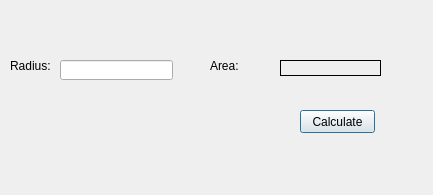
<?xml version="1.0" encoding="UTF-8"?>
<ui version="4.0">
 <class>Dialog</class>
 <widget class="QDialog" name="Dialog">
  <property name="geometry">
   <rect>
    <x>0</x>
    <y>0</y>
    <width>433</width>
    <height>195</height>
   </rect>
  </property>
  <property name="windowTitle">
   <string>Dialog</string>
  </property>
  <widget class="QPushButton" name="pushButton">
   <property name="geometry">
    <rect>
     <x>300</x>
     <y>110</y>
     <width>75</width>
     <height>23</height>
    </rect>
   </property>
   <property name="text">
    <string>Calculate</string>
   </property>
  </widget>
  <widget class="QLineEdit" name="radiusLineEdit">
   <property name="geometry">
    <rect>
     <x>60</x>
     <y>60</y>
     <width>113</width>
     <height>20</height>
    </rect>
   </property>
  </widget>
  <widget class="QLabel" name="radiusLabel">
   <property name="geometry">
    <rect>
     <x>10</x>
     <y>60</y>
     <width>54</width>
     <height>12</height>
    </rect>
   </property>
   <property name="text">
    <string>Radius:</string>
   </property>
  </widget>
  <widget class="QLabel" name="areaLabel_1">
   <property name="geometry">
    <rect>
     <x>210</x>
     <y>60</y>
     <width>54</width>
     <height>12</height>
    </rect>
   </property>
   <property name="frameShadow">
    <enum>QFrame::Sunken</enum>
   </property>
   <property name="text">
    <string>Area:</string>
   </property>
  </widget>
  <widget class="QLabel" name="areaLable_2">
   <property name="geometry">
    <rect>
     <x>280</x>
     <y>60</y>
     <width>101</width>
     <height>16</height>
    </rect>
   </property>
   <property name="frameShape">
    <enum>QFrame::Panel</enum>
   </property>
   <property name="text">
    <string/>
   </property>
  </widget>
 </widget>
 <layoutdefault spacing="6" margin="11"/>
 <resources/>
 <connections/>
</ui>
